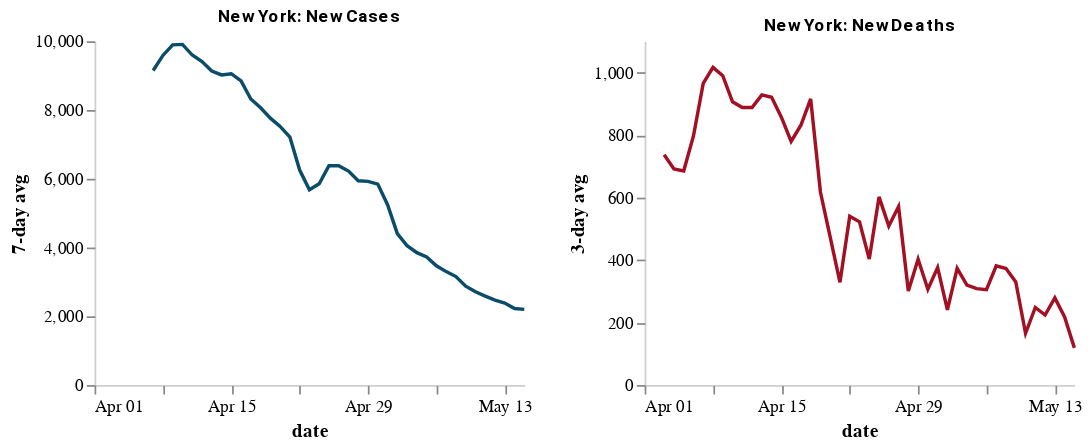

Write notebook code for a chart like this one.
### Markdown cell above
## State indicators for cases and deaths
* Uses the `case_indicators_state` function within `utils`
* 7-day rolling average shown for new cases
* 3-day rolling average shown for new deaths 

The function takes `STATE_INFORMATION` and `START_DATE` as strings, and returns the charts and the dataframe used to create the chart.

`STATE_INFORMATION` takes form of {STATE_NAME}:
* {STATE_NAME}: full state name or state abbreviation e.g. "California" or "CA"

### Code cell
ny = utils.case_indicators_state("New York", "4/1/20")
ny.head()

### Figure 1 — Vega-Lite specification as saved in the notebook (floating-point values rounded to 4 significant figures)
{"config": {"view": {"continuousWidth": 400, "continuousHeight": 300, "strokeOpacity": 0}, "axis": {"domainOpacity": 0.4, "gridOpacity": 0}, "title": {"anchor": "middle", "color": "black", "font": "Roboto", "fontSize": 10}}, "hconcat": [{"mark": "line", "encoding": {"color": {"value": "#0A4C6A"}, "x": {"type": "temporal", "field": "date", "timeUnit": "monthdate", "title": "date"}, "y": {"type": "quantitative", "field": "cases_avg7", "title": "7-day avg"}}, "height": 200, "title": "New York: New Cases", "width": 250}, {"mark": "line", "encoding": {"color": {"value": "#A30F23"}, "x": {"type": "temporal", "field": "date", "timeUnit": "monthdate", "title": "date"}, "y": {"type": "quantitative", "field": "deaths_avg3", "title": "3-day avg"}}, "height": 200, "title": "New York: New Deaths", "width": 250}], "data": {"name": "data-879bae4fafb282fceef28fc8a9276468"}, "$schema": "https://vega.github.io/schema/vega-lite/v4.0.2.json", "datasets": {"data-879bae4fafb282fceef28fc8a9276468": [{"state": "New York", "state_abbrev": "NY", "date": "2020-04-01T07:00:00+00:00", "cases": 83948, "deaths": 3917, "new_cases": 8115, "new_deaths": 710, "cases_avg7": null, "deaths_avg3": null, "deaths_avg7": null}, {"state": "New York", "state_abbrev": "NY", "date": "2020-04-02T07:00:00+00:00", "cases": 92506, "deaths": 4730, "new_cases": 8558, "new_deaths": 813, "cases_avg7": null, "deaths_avg3": null, "deaths_avg7": null}, {"state": "New York", "state_abbrev": "NY", "date": "2020-04-03T07:00:00+00:00", "cases": 102987, "deaths": 5418, "new_cases": 10481, "new_deaths": 688, "cases_avg7": null, "deaths_avg3": 737.0, "deaths_avg7": null}, {"state": "New York", "state_abbrev": "NY", "date": "2020-04-04T07:00:00+00:00", "cases": 113833, "deaths": 5991, "new_cases": 10846, "new_deaths": 573, "cases_avg7": null, "deaths_avg3": 691.3, "deaths_avg7": null}, {"state": "New York", "state_abbrev": "NY", "date": "2020-04-05T07:00:00+00:00", "cases": 123160, "deaths": 6785, "new_cases": 9327, "new_deaths": 794, "cases_avg7": null, "deaths_avg3": 685.0, "deaths_avg7": null}, {"state": "New York", "state_abbrev": "NY", "date": "2020-04-06T07:00:00+00:00", "cases": 131815, "deaths": 7809, "new_cases": 8655, "new_deaths": 1024, "cases_avg7": null, "deaths_avg3": 797.0, "deaths_avg7": null}, {"state": "New York", "state_abbrev": "NY", "date": "2020-04-07T07:00:00+00:00", "cases": 139875, "deaths": 8886, "new_cases": 8060, "new_deaths": 1077, "cases_avg7": 9149.0, "deaths_avg3": 965.0, "deaths_avg7": 811.3}, {"state": "New York", "state_abbrev": "NY", "date": "2020-04-08T07:00:00+00:00", "cases": 151061, "deaths": 9834, "new_cases": 11186, "new_deaths": 948, "cases_avg7": 9588.0, "deaths_avg3": 1016.0, "deaths_avg7": 845.3}, {"state": "New York", "state_abbrev": "NY", "date": "2020-04-09T07:00:00+00:00", "cases": 161779, "deaths": 10778, "new_cases": 10718, "new_deaths": 944, "cases_avg7": 9896.0, "deaths_avg3": 989.7, "deaths_avg7": 864.0}, {"state": "New York", "state_abbrev": "NY", "date": "2020-04-10T07:00:00+00:00", "cases": 172348, "deaths": 11605, "new_cases": 10569, "new_deaths": 827, "cases_avg7": 9909.0, "deaths_avg3": 906.3, "deaths_avg7": 883.9}, {"state": "New York", "state_abbrev": "NY", "date": "2020-04-11T07:00:00+00:00", "cases": 181026, "deaths": 12498, "new_cases": 8678, "new_deaths": 893, "cases_avg7": 9599.0, "deaths_avg3": 888.0, "deaths_avg7": 929.6}, {"state": "New York", "state_abbrev": "NY", "date": "2020-04-12T07:00:00+00:00", "cases": 189033, "deaths": 13442, "new_cases": 8007, "new_deaths": 944, "cases_avg7": 9410.0, "deaths_avg3": 888.0, "deaths_avg7": 951.0}, {"state": "New York", "state_abbrev": "NY", "date": "2020-04-13T07:00:00+00:00", "cases": 195749, "deaths": 14390, "new_cases": 6716, "new_deaths": 948, "cases_avg7": 9133.0, "deaths_avg3": 928.3, "deaths_avg7": 940.1}, {"state": "New York", "state_abbrev": "NY", "date": "2020-04-14T07:00:00+00:00", "cases": 203020, "deaths": 15261, "new_cases": 7271, "new_deaths": 871, "cases_avg7": 9021.0, "deaths_avg3": 921.0, "deaths_avg7": 910.7}, {"state": "New York", "state_abbrev": "NY", "date": "2020-04-15T07:00:00+00:00", "cases": 214454, "deaths": 16013, "new_cases": 11434, "new_deaths": 752, "cases_avg7": 9056.0, "deaths_avg3": 857.0, "deaths_avg7": 882.7}, {"state": "New York", "state_abbrev": "NY", "date": "2020-04-16T07:00:00+00:00", "cases": 223691, "deaths": 16729, "new_cases": 9237, "new_deaths": 716, "cases_avg7": 8845.0, "deaths_avg3": 779.7, "deaths_avg7": 850.1}, {"state": "New York", "state_abbrev": "NY", "date": "2020-04-17T07:00:00+00:00", "cases": 230597, "deaths": 17755, "new_cases": 6906, "new_deaths": 1026, "cases_avg7": 8321.0, "deaths_avg3": 831.3, "deaths_avg7": 878.6}, {"state": "New York", "state_abbrev": "NY", "date": "2020-04-18T07:00:00+00:00", "cases": 237474, "deaths": 18760, "new_cases": 6877, "new_deaths": 1005, "cases_avg7": 8064.0, "deaths_avg3": 915.7, "deaths_avg7": 894.6}, {"state": "New York", "state_abbrev": "NY", "date": "2020-04-19T07:00:00+00:00", "cases": 243382, "deaths": 18582, "new_cases": 5908, "new_deaths": -178, "cases_avg7": 7764.0, "deaths_avg3": 617.7, "deaths_avg7": 734.3}, {"state": "New York", "state_abbrev": "NY", "date": "2020-04-20T07:00:00+00:00", "cases": 248416, "deaths": 19176, "new_cases": 5034, "new_deaths": 594, "cases_avg7": 7524.0, "deaths_avg3": 473.7, "deaths_avg7": 683.7}, {"state": "New York", "state_abbrev": "NY", "date": "2020-04-21T07:00:00+00:00", "cases": 253519, "deaths": 19746, "new_cases": 5103, "new_deaths": 570, "cases_avg7": 7214.0, "deaths_avg3": 328.7, "deaths_avg7": 640.7}, {"state": "New York", "state_abbrev": "NY", "date": "2020-04-22T07:00:00+00:00", "cases": 258222, "deaths": 20203, "new_cases": 4703, "new_deaths": 457, "cases_avg7": 6253.0, "deaths_avg3": 540.3, "deaths_avg7": 598.6}, {"state": "New York", "state_abbrev": "NY", "date": "2020-04-23T07:00:00+00:00", "cases": 263460, "deaths": 20743, "new_cases": 5238, "new_deaths": 540, "cases_avg7": 5681.0, "deaths_avg3": 522.3, "deaths_avg7": 573.4}, {"state": "New York", "state_abbrev": "NY", "date": "2020-04-24T07:00:00+00:00", "cases": 271590, "deaths": 20955, "new_cases": 8130, "new_deaths": 212, "cases_avg7": 5856.0, "deaths_avg3": 403.0, "deaths_avg7": 457.1}, {"state": "New York", "state_abbrev": "NY", "date": "2020-04-25T07:00:00+00:00", "cases": 282143, "deaths": 22009, "new_cases": 10553, "new_deaths": 1054, "cases_avg7": 6381.0, "deaths_avg3": 602.0, "deaths_avg7": 464.1}, {"state": "New York", "state_abbrev": "NY", "date": "2020-04-26T07:00:00+00:00", "cases": 288045, "deaths": 22269, "new_cases": 5902, "new_deaths": 260, "cases_avg7": 6380.0, "deaths_avg3": 508.7, "deaths_avg7": 526.7}, {"state": "New York", "state_abbrev": "NY", "date": "2020-04-27T07:00:00+00:00", "cases": 291996, "deaths": 22668, "new_cases": 3951, "new_deaths": 399, "cases_avg7": 6226.0, "deaths_avg3": 571.0, "deaths_avg7": 498.9}, {"state": "New York", "state_abbrev": "NY", "date": "2020-04-28T07:00:00+00:00", "cases": 295106, "deaths": 22912, "new_cases": 3110, "new_deaths": 244, "cases_avg7": 5941.0, "deaths_avg3": 301.0, "deaths_avg7": 452.3}, {"state": "New York", "state_abbrev": "NY", "date": "2020-04-29T07:00:00+00:00", "cases": 299691, "deaths": 23477, "new_cases": 4585, "new_deaths": 565, "cases_avg7": 5924.0, "deaths_avg3": 402.7, "deaths_avg7": 467.7}, {"state": "New York", "state_abbrev": "NY", "date": "2020-04-30T07:00:00+00:00", "cases": 304372, "deaths": 23587, "new_cases": 4681, "new_deaths": 110, "cases_avg7": 5845.0, "deaths_avg3": 306.3, "deaths_avg7": 406.3}, {"state": "New York", "state_abbrev": "NY", "date": "2020-05-01T07:00:00+00:00", "cases": 308314, "deaths": 24039, "new_cases": 3942, "new_deaths": 452, "cases_avg7": 5246.0, "deaths_avg3": 375.7, "deaths_avg7": 440.6}, {"state": "New York", "state_abbrev": "NY", "date": "2020-05-02T07:00:00+00:00", "cases": 312977, "deaths": 24198, "new_cases": 4663, "new_deaths": 159, "cases_avg7": 4405.0, "deaths_avg3": 240.3, "deaths_avg7": 312.7}, {"state": "New York", "state_abbrev": "NY", "date": "2020-05-03T07:00:00+00:00", "cases": 316415, "deaths": 24708, "new_cases": 3438, "new_deaths": 510, "cases_avg7": 4053.0, "deaths_avg3": 373.7, "deaths_avg7": 348.4}, {"state": "New York", "state_abbrev": "NY", "date": "2020-05-04T07:00:00+00:00", "cases": 318953, "deaths": 24999, "new_cases": 2538, "new_deaths": 291, "cases_avg7": 3851.0, "deaths_avg3": 320.0, "deaths_avg7": 333.0}, {"state": "New York", "state_abbrev": "NY", "date": "2020-05-05T07:00:00+00:00", "cases": 321192, "deaths": 25124, "new_cases": 2239, "new_deaths": 125, "cases_avg7": 3727.0, "deaths_avg3": 308.7, "deaths_avg7": 316.0}, {"state": "New York", "state_abbrev": "NY", "date": "2020-05-06T07:00:00+00:00", "cases": 323978, "deaths": 25623, "new_cases": 2786, "new_deaths": 499, "cases_avg7": 3470.0, "deaths_avg3": 305.0, "deaths_avg7": 306.6}, {"state": "New York", "state_abbrev": "NY", "date": "2020-05-07T07:00:00+00:00", "cases": 327469, "deaths": 26144, "new_cases": 3491, "new_deaths": 521, "cases_avg7": 3300.0, "deaths_avg3": 381.7, "deaths_avg7": 365.3}, {"state": "New York", "state_abbrev": "NY", "date": "2020-05-08T07:00:00+00:00", "cases": 330407, "deaths": 26243, "new_cases": 2938, "new_deaths": 99, "cases_avg7": 3156.0, "deaths_avg3": 373.0, "deaths_avg7": 314.9}, {"state": "New York", "state_abbrev": "NY", "date": "2020-05-09T07:00:00+00:00", "cases": 333122, "deaths": 26612, "new_cases": 2715, "new_deaths": 369, "cases_avg7": 2878.0, "deaths_avg3": 329.7, "deaths_avg7": 344.9}, {"state": "New York", "state_abbrev": "NY", "date": "2020-05-10T07:00:00+00:00", "cases": 335395, "deaths": 26641, "new_cases": 2273, "new_deaths": 29, "cases_avg7": 2711.0, "deaths_avg3": 165.7, "deaths_avg7": 276.1}, {"state": "New York", "state_abbrev": "NY", "date": "2020-05-11T07:00:00+00:00", "cases": 337055, "deaths": 26988, "new_cases": 1660, "new_deaths": 347, "cases_avg7": 2586.0, "deaths_avg3": 248.3, "deaths_avg7": 284.1}, {"state": "New York", "state_abbrev": "NY", "date": "2020-05-12T07:00:00+00:00", "cases": 338485, "deaths": 27284, "new_cases": 1430, "new_deaths": 296, "cases_avg7": 2470.0, "deaths_avg3": 224.0, "deaths_avg7": 308.6}, {"state": "New York", "state_abbrev": "NY", "date": "2020-05-13T07:00:00+00:00", "cases": 340661, "deaths": 27477, "new_cases": 2176, "new_deaths": 193, "cases_avg7": 2383.0, "deaths_avg3": 278.7, "deaths_avg7": 264.9}, {"state": "New York", "state_abbrev": "NY", "date": "2020-05-14T07:00:00+00:00", "cases": 343051, "deaths": 27641, "new_cases": 2390, "new_deaths": 164, "cases_avg7": 2226.0, "deaths_avg3": 217.7, "deaths_avg7": 213.9}, {"state": "New York", "state_abbrev": "NY", "date": "2020-05-15T07:00:00+00:00", "cases": 345813, "deaths": 27641, "new_cases": 2762, "new_deaths": 0, "cases_avg7": 2201.0, "deaths_avg3": 119.0, "deaths_avg7": 199.7}]}}
